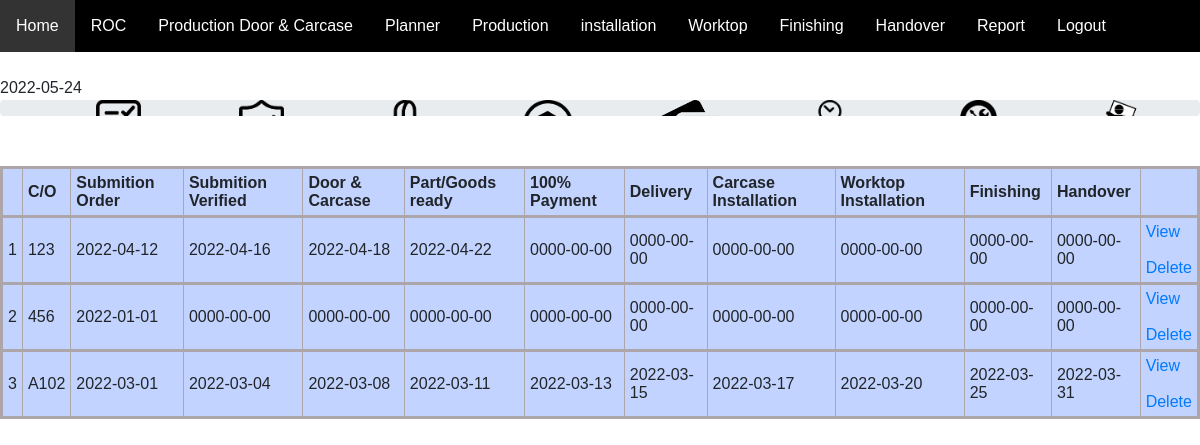
Page /ifkitchen/report.php on the earlier database version.
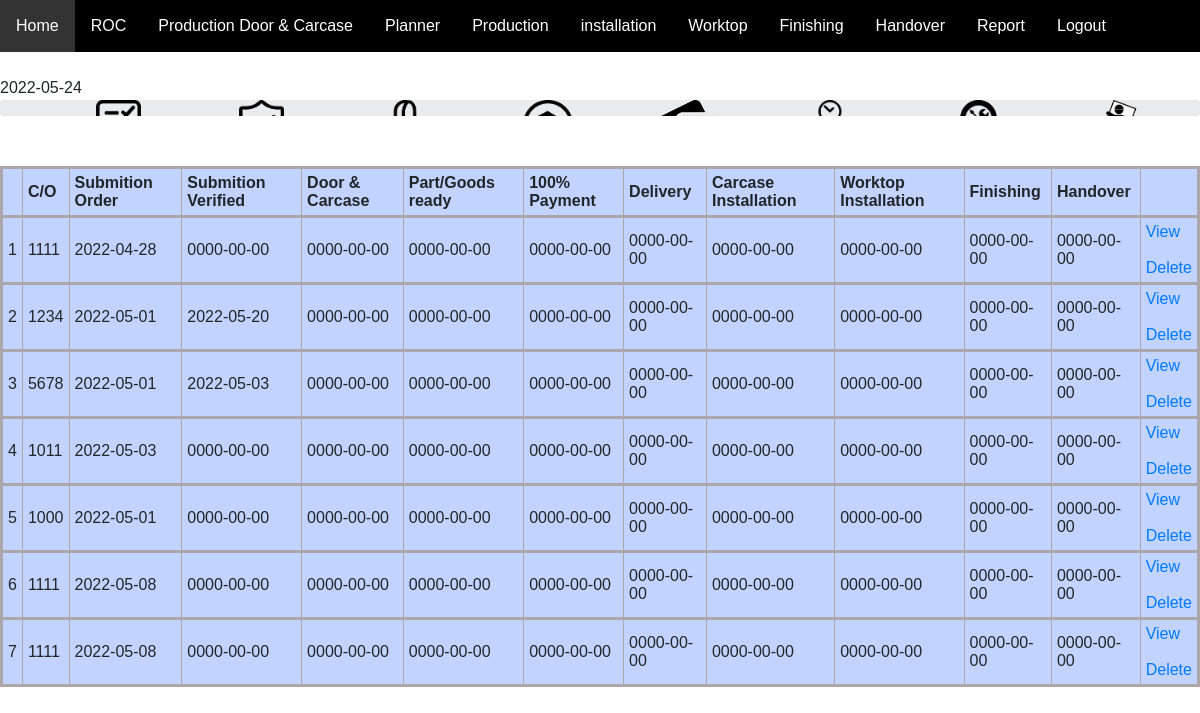
Same page on the later database version.
### tables this page shows
CREATE TABLE `progress` (
  `idprogress` int(10) NOT NULL,
  `customerno` text NOT NULL,
  `sorder` date NOT NULL,
  `sverify` date NOT NULL,
  `door_carcase` date NOT NULL,
  `part_goods` date NOT NULL,
  `payment` date NOT NULL,
  `delivery` date NOT NULL,
  `carcase_installation` date NOT NULL,
  `worktop_installation` date NOT NULL,
  `finishing` date NOT NULL,
  `handover` date NOT NULL
);

### ifkitchen/report.php (the view, shortened to what this page needs)
<html>
<head>
      <?php include('navbar.php');?>
      <link rel="stylesheet" type="text/css" href="progress.css">
      <link rel="stylesheet" type="text/css" href="style.css">
      <link rel="stylesheet"  href="https://stackpath.bootstrapcdn.com/font-awesome/4.7.0/css/font-awesome.min.css">
    </head>
<body>
        <?php
            $sorder = new DateTime();
            echo $sorder->format('Y-m-d');
           ?>
   <div class="progress">
                <ul class="probar">
            <li>
                <img src="submitorder.png" ><br>
            </li>
            <li>
                <img src="verify.png"><br>
            </li>
            <li>
                <img src="door.png"><br>
            </li>
            <li>
                <img src="goods.png"><br>
            </li>
            <li>
                <img src="payment.png"><br>
            </li>
            <li>
                <img src="delivery.png"><br>
            </li>
            <li>
                <img src="carcaseinstallation.png"><br>
            </li>
            <li>
                <img src="worktop.png"><br>
            </li>
        </ul>
    </div>
    <table border="1" cellpadding="5" align="center">
               <tr>
                    <th><b></b></th>
                    <th><b>C/O</b></th>
                    <th><b>Submition Order</b></th>
                    <th><b>Submition Verified</b></th>
                    <th><b>Door & Carcase</b></th>
                    <th><b>Part/Goods ready</b></th>
                    <th><b>100% Payment</b></th>
                    <th><b>Delivery</b></th>
                    <th><b>Carcase Installation</b></th>
                    <th><b>Worktop Installation</b></th>
                    <th><b>Finishing</b></th>
                    <th><b>Handover</b></th>
                    <th><b></b></th>
               </tr>
               <?php
			$i = 1;
			include 'connection.php';
			$qry = $conn->query("SELECT * FROM progress ");
			while($row=$qry->fetch_assoc()):
			 ?>
		  <tbody>
		  <tr>
		  <td><?php echo $i++ ?></td>
          <td><?php echo $row['customerno'];?></td>
		  <td><?php echo $row['sorder'];?></td>
		  <td><?php echo $row['sverify'];?></td>
		  <td><?php echo $row['door_carcase'];?></td>
		  <td><?php echo $row['part_goods'];?></td>
          <td><?php echo $row['payment'];?></td>
          <td><?php echo $row['delivery'];?></td>
          <td><?php echo $row['carcase_installation'];?></td>
          <td><?php echo $row['worktop_installation'];?></td>
          <td><?php echo $row['finishing'];?></td>
          <td><?php echo $row['handover'];?></td>
		  <td>
                <a href= "view.php?idprogress=<?php echo $row['idprogress'];?>">View</a>
                <br><br>
				<a href="deletereport.php?uid=<?php echo $row['idprogress'];?>" onclick=" return confirm ('Are you sure to delete this user?')">Delete</a>
		  </td>
        </tr>
			<?php endwhile; ?>
		</tbody>
	</table>
</body>
</html>

Differences in the rows shown:
removed progress: customerno "123", sorder "2022-04-12", sverify "2022-04-16", door_carcase "2022-04-18", part_goods "2022-04-22", payment "0000-00-00", delivery "0000-00-00", carcase_installation "0000-00-00", worktop_installation "0000-00-00", finishing "0000-00-00", handover "0000-00-00"
removed progress: customerno "456", sorder "2022-01-01", sverify "0000-00-00", door_carcase "0000-00-00", part_goods "0000-00-00", payment "0000-00-00", delivery "0000-00-00", carcase_installation "0000-00-00", worktop_installation "0000-00-00", finishing "0000-00-00", handover "0000-00-00"
removed progress: customerno "A102", sorder "2022-03-01", sverify "2022-03-04", door_carcase "2022-03-08", part_goods "2022-03-11", payment "2022-03-13", delivery "2022-03-15", carcase_installation "2022-03-17", worktop_installation "2022-03-20", finishing "2022-03-25", handover "2022-03-31"
added progress: customerno "1111", sorder "2022-04-28", sverify "0000-00-00", door_carcase "0000-00-00", part_goods "0000-00-00", payment "0000-00-00", delivery "0000-00-00", carcase_installation "0000-00-00", worktop_installation "0000-00-00", finishing "0000-00-00", handover "0000-00-00"
added progress: customerno "1234", sorder "2022-05-01", sverify "2022-05-20", door_carcase "0000-00-00", part_goods "0000-00-00", payment "0000-00-00", delivery "0000-00-00", carcase_installation "0000-00-00", worktop_installation "0000-00-00", finishing "0000-00-00", handover "0000-00-00"
added progress: customerno "5678", sorder "2022-05-01", sverify "2022-05-03", door_carcase "0000-00-00", part_goods "0000-00-00", payment "0000-00-00", delivery "0000-00-00", carcase_installation "0000-00-00", worktop_installation "0000-00-00", finishing "0000-00-00", handover "0000-00-00"
added progress: customerno "1011", sorder "2022-05-03", sverify "0000-00-00", door_carcase "0000-00-00", part_goods "0000-00-00", payment "0000-00-00", delivery "0000-00-00", carcase_installation "0000-00-00", worktop_installation "0000-00-00", finishing "0000-00-00", handover "0000-00-00"
added progress: customerno "1000", sorder "2022-05-01", sverify "0000-00-00", door_carcase "0000-00-00", part_goods "0000-00-00", payment "0000-00-00", delivery "0000-00-00", carcase_installation "0000-00-00", worktop_installation "0000-00-00", finishing "0000-00-00", handover "0000-00-00"
added progress: customerno "1111", sorder "2022-05-08", sverify "0000-00-00", door_carcase "0000-00-00", part_goods "0000-00-00", payment "0000-00-00", delivery "0000-00-00", carcase_installation "0000-00-00", worktop_installation "0000-00-00", finishing "0000-00-00", handover "0000-00-00"
added progress: customerno "1111", sorder "2022-05-08", sverify "0000-00-00", door_carcase "0000-00-00", part_goods "0000-00-00", payment "0000-00-00", delivery "0000-00-00", carcase_installation "0000-00-00", worktop_installation "0000-00-00", finishing "0000-00-00", handover "0000-00-00"
